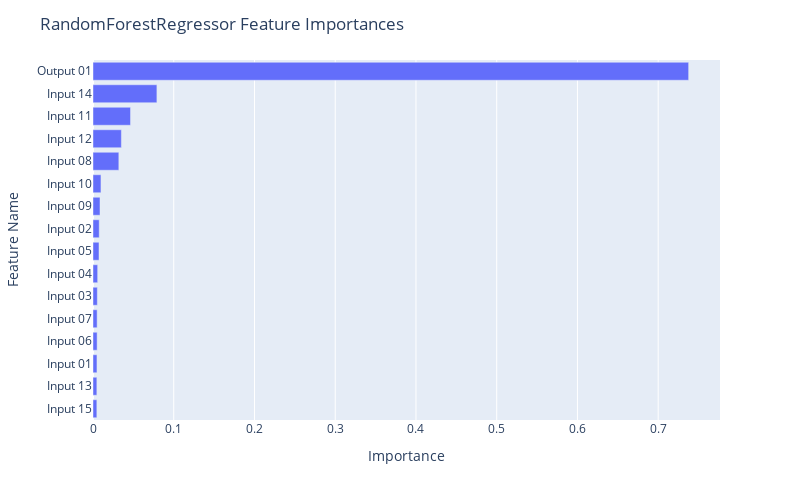

Notebook code for this chart:
### Code cell
fig = px.bar(df_rf, x="Importance", y="Feature Name")

fig.update_layout(
    autosize=False,
    width=800,
    height=500,
    title_text=f"RandomForestRegressor Feature Importances",
    yaxis={'categoryorder':'total ascending'}
)

fig.show()

### Figure 1 — Plotly figure (JSON) as saved in the notebook; plotly's stock layout.template omitted (floating-point values rounded to 4 significant figures)
{"data": [{"alignmentgroup": "True", "hovertemplate": "Importance=%{x}<br>Feature Name=%{y}<extra></extra>", "legendgroup": "", "marker": {"color": "#636efa", "pattern": {"shape": ""}}, "name": "", "offsetgroup": "", "orientation": "h", "showlegend": false, "textposition": "auto", "type": "bar", "x": [0.7377, 0.07914, 0.04647, 0.03514, 0.03201, 0.009852, 0.008708, 0.007699, 0.007434, 0.005783, 0.005357, 0.005122, 0.00511, 0.004913, 0.004782, 0.004768], "xaxis": "x", "y": ["Output 01", "Input 14", "Input 11", "Input 12", "Input 08", "Input 10", "Input 09", "Input 02", "Input 05", "Input 04", "Input 03", "Input 07", "Input 06", "Input 01", "Input 13", "Input 15"], "yaxis": "y"}], "layout": {"autosize": false, "barmode": "relative", "height": 500, "legend": {"tracegroupgap": 0}, "margin": {"t": 60}, "title": {"text": "RandomForestRegressor Feature Importances"}, "width": 800, "xaxis": {"anchor": "y", "autorange": true, "domain": [0, 1], "range": [0, 0.7765], "title": {"text": "Importance"}, "type": "linear"}, "yaxis": {"anchor": "x", "autorange": true, "categoryorder": "total ascending", "domain": [0, 1], "range": [-0.5, 15.5], "title": {"text": "Feature Name"}, "type": "category"}}}
